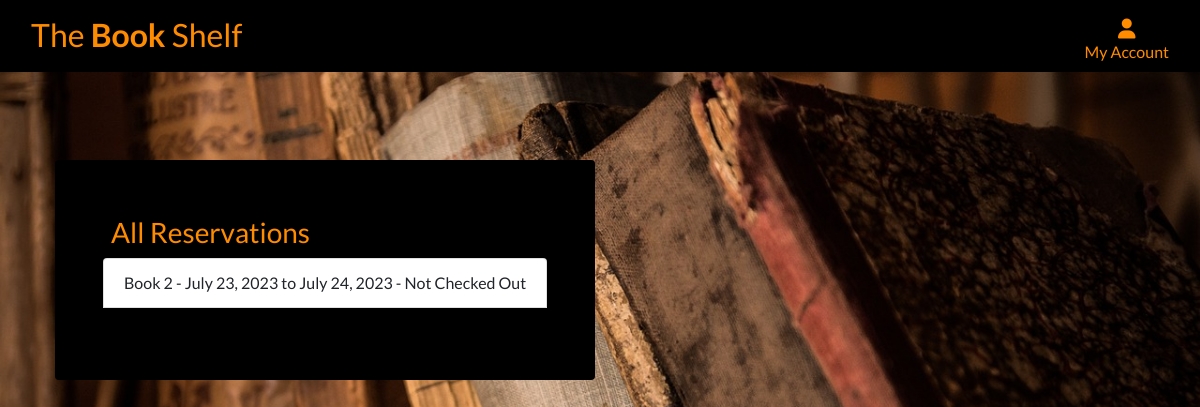
The app's page /rental/all_reservations/ (signed in) with its own data.
### rental/models.py (models this page shows, shortened)
class Reservation(models.Model):
    book = models.ForeignKey(Book, on_delete=models.CASCADE)
    user = models.ForeignKey(User, on_delete=models.CASCADE)
    start_date = models.DateField()
    end_date = models.DateField()
    is_checked_out = models.BooleanField(default=False)

class Book(models.Model):
    title = models.CharField(max_length=200)
    author = models.CharField(max_length=100)
    description = models.TextField()
    image = models.ImageField(blank=True, null=True)

### rental/views.py (the view)
# urls.py: path('all_reservations/', views.all_reservations, name='all_reservations'),
@login_required
def all_reservations(request):
    user = request.user
    reservations = Reservation.objects.filter(user=user)
    return render(request, 'rental/all_reservations.html', {'reservations': reservations})

### rental/templates/rental/all_reservations.html
{% extends 'base.html' %}
{% block content %}
<div class="container header-container ">
    <div class="black-bg rounded p-5">
        <h3 class="orange-text m-2">All Reservations</h3>
        <ul class="list-group">
            {% for reservation in reservations %}
                <li class="list-group-item">
                    {{ reservation.book.title }} - {{ reservation.start_date }} to {{ reservation.end_date }}
                    - {% if reservation.is_checked_out %}Checked Out{% else %}Not Checked Out{% endif %}
                </li><br>
            {% empty %}
                <li class="list-group-item ">You have no reservations.</li>
            {% endfor %}
        </ul>
    </div>
</div>
{% endblock %}

### static/css/base.css (style rules this page uses)
html { height: 100%; }
body { background: url('/media/homepage_background.jpg') no-repeat center center; background-color: black; background-size: cover; height: auto; font-family: 'Lato'; }
.black-bg { background-color: rgb(0, 0, 0); border-radius: 10px; width: fit-content; margin: 10px; padding: 10px; }
.nav-text, .orange-text { color: rgb(255, 140, 0); }
.header-container { padding-top: 150px; }

### records on screen
Reservation: book "Book 2", start_date "July 23, 2023", end_date "July 24, 2023", is_checked_out "Not Checked Out"
